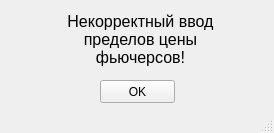
<?xml version="1.0" encoding="UTF-8"?>
<ui version="4.0">
 <class>MainWindow</class>
 <widget class="QMainWindow" name="MainWindow">
  <property name="geometry">
   <rect>
    <x>0</x>
    <y>0</y>
    <width>274</width>
    <height>133</height>
   </rect>
  </property>
  <property name="windowTitle">
   <string>Ошибка</string>
  </property>
  <property name="windowIcon">
   <iconset>
    <normaloff>../../../../../307313.png</normaloff>../../../../../307313.png</iconset>
  </property>
  <widget class="QWidget" name="centralwidget">
   <widget class="QPushButton" name="Ok_Button">
    <property name="geometry">
     <rect>
      <x>100</x>
      <y>80</y>
      <width>75</width>
      <height>23</height>
     </rect>
    </property>
    <property name="text">
     <string>OK</string>
    </property>
   </widget>
   <widget class="QLabel" name="label">
    <property name="geometry">
     <rect>
      <x>60</x>
      <y>9</y>
      <width>161</width>
      <height>61</height>
     </rect>
    </property>
    <property name="font">
     <font>
      <pointsize>12</pointsize>
     </font>
    </property>
    <property name="text">
     <string>Некорректный ввод пределов цены фьючерсов!</string>
    </property>
    <property name="alignment">
     <set>Qt::AlignCenter</set>
    </property>
    <property name="wordWrap">
     <bool>true</bool>
    </property>
   </widget>
  </widget>
  <widget class="QMenuBar" name="menubar">
   <property name="geometry">
    <rect>
     <x>0</x>
     <y>0</y>
     <width>274</width>
     <height>21</height>
    </rect>
   </property>
  </widget>
  <widget class="QStatusBar" name="statusbar"/>
 </widget>
 <resources/>
 <connections/>
</ui>
